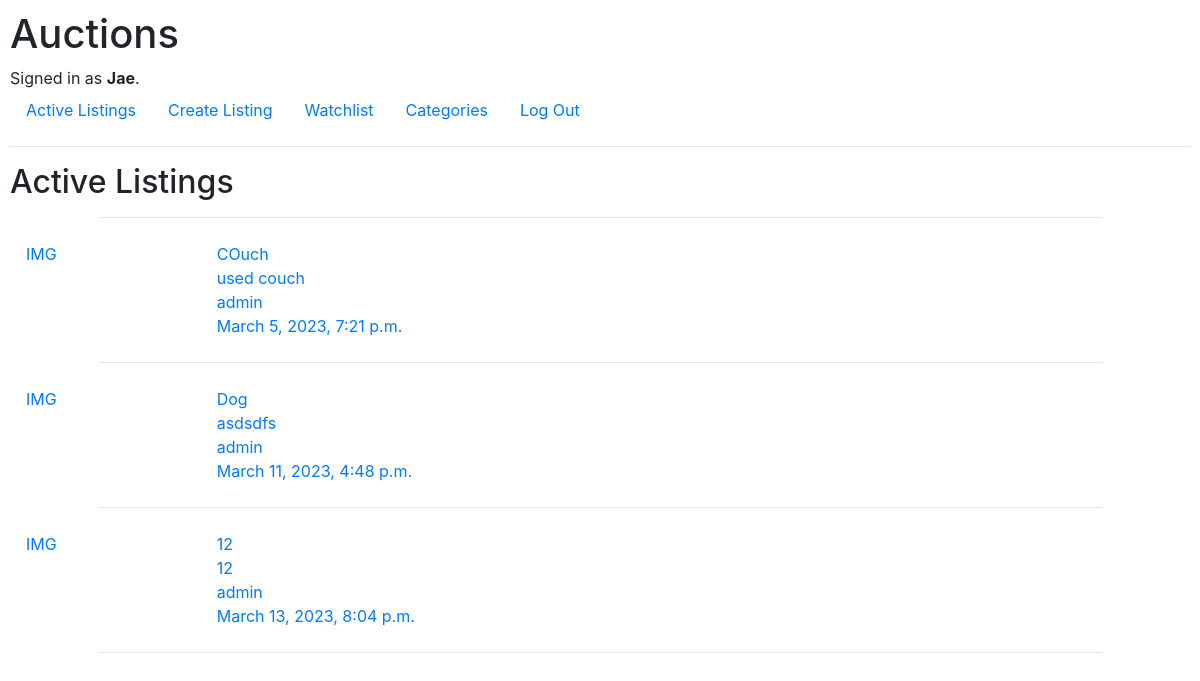
The page / (signed in) on the database its author committed.
### auctions/models.py (models this page shows, shortened)
class User(AbstractUser):
    pass

class Listing(models.Model):
    title           = models.CharField(max_length=30)
    category        = models.ForeignKey(Category, null=True, on_delete=models.SET_NULL)
    condition       = models.ForeignKey(Condition, null=True, on_delete=models.SET_NULL)
    description     = models.TextField(max_length=300)
    start_dateTime  = models.DateTimeField(auto_now_add=True)
    end_dateTime    = models.DateTimeField(null=True, blank=True)
    seller          = models.ForeignKey(User, on_delete=models.CASCADE)
    starting_price  = models.DecimalField(max_digits=10, decimal_places=2, default=None)

### auctions/views.py (the view)
# urls.py: path("", views.index, name="index"),
def index(request):
    return render(request, "auctions/index.html", {
        "listings" : Listing.objects.filter(end_dateTime__gte = datetime.datetime.now()).order_by("end_dateTime")
    })

### auctions/templates/auctions/index.html
{% extends "auctions/layout.html" %}
{% block body %}
    <h2>Active Listings</h2>
    {% for listing in listings %}
        <hr class="secondary-hr">
        <a class="nav-link" href="{% url 'listing' listing.id %}">
            <div class="listing-row">
                <div>
                    <p> IMG</p>
                </div>
                <div>
                    {{ listing.title }} <br>
                    {{ listing.description }} <br>
                    {{ listing.seller }} <br>
                    {{ listing.end_dateTime }}
                </div>
            </div>
        </a>
    {% endfor %}
    <hr class="secondary-hr">
{% endblock %}

### auctions/templates/auctions/layout.html (shortened to what this page needs)
{% load static %}
<!DOCTYPE html>
<html lang="en">
    <head>
        <link rel="stylesheet" href="https://stackpath.bootstrapcdn.com/bootstrap/4.4.1/css/bootstrap.min.css">
        <link href="{% static 'auctions/styles.css' %}" rel="stylesheet">
    </head>
    <body>
        <h1>Auctions</h1>
        <div>
            {% if user.is_authenticated %}
                Signed in as <strong>{{ user.username }}</strong>.
            {% else %}
                Not signed in.
            {% endif %}
        </div>
        <ul class="nav">
            <li class="nav-item">
                <a class="nav-link" href="{% url 'index' %}">Active Listings</a>
            </li>
            {% if user.is_authenticated %}
                <li class="nav-item">
                    <a class="nav-link" href="{% url 'create' %}">Create Listing</a>
                </li>
                <li class="nav-item">
                    <a class="nav-link" href="{% url 'watchlist' %}">Watchlist</a>
                </li>
                <li class="nav-item">
                    <a class="nav-link" href="{% url 'categories' %}">Categories</a>
                </li>
                <li class="nav-item">
                    <a class="nav-link" href="{% url 'logout' %}">Log Out</a>
                </li>
            {% endif %}
        </ul>
        <hr>
        {% block body %}
        {% endblock %}
    </body>
</html>

### auctions/static/auctions/styles.css (style rules this page uses)
body { padding: 10px; }
.secondary-hr { width: 85%; }
.listing-row { display: flex; gap: 10em; }

### rows shown on the page
User: username "Jae"
Listing: title "COuch", description "used couch", seller "admin", end_dateTime "March 5, 2023, 7:21 p.m."
Listing: title "Dog", description "asdsdfs", seller "admin", end_dateTime "March 11, 2023, 4:48 p.m."
Listing: title "12", description "12", seller "admin", end_dateTime "March 13, 2023, 8:04 p.m."
